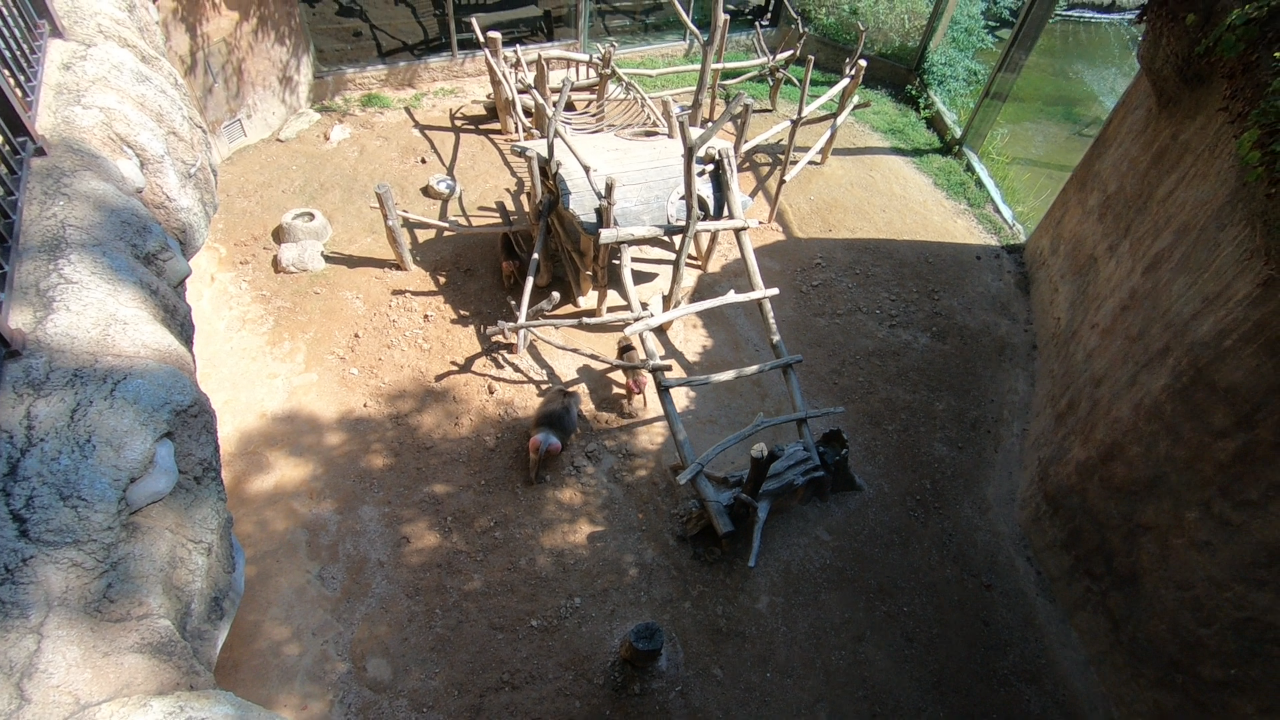
#> input picture img/frame1.png, 1280 x 720 px, found by its file name
$ python brief.py
#> lines starting #> are read from the running program, lines starting #| are printed output that depends on the picture
import numpy as np
import scipy.ndimage as ndimage
from PIL import Image
from fast import fast_corner_detection
import time
from PIL import ImageDraw

class BRIEFDescriptor:
    # [371 lines left out: functions __init__, generate_pattern, compute, hamming_distance, test_brief, apply_nms and 5 more, not called in this run]


if __name__ == "__main__":
    # test_brief()
    image1 = Image.open('../../img/frame1.png').convert('L')
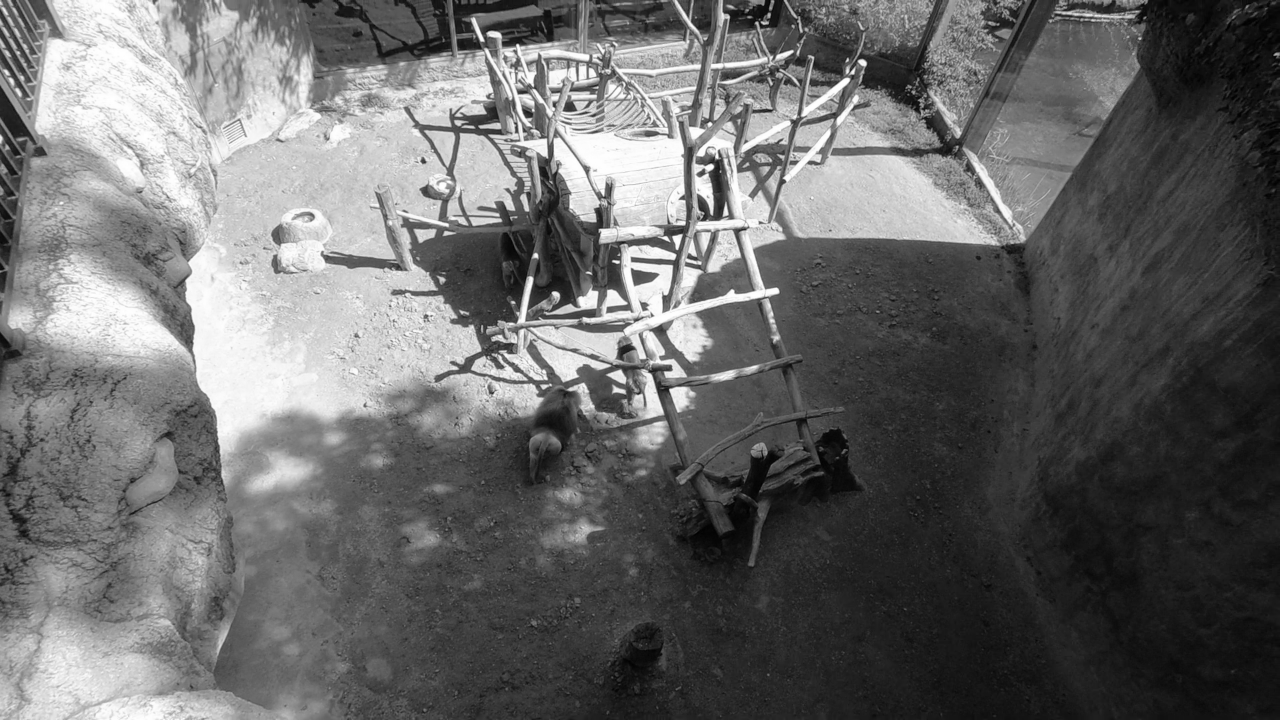
#> image1: PIL image 1280x720 L; min 0, max 255, mean 105.1
    image2 = Image.open('../../img/frame2.png').convert('L')
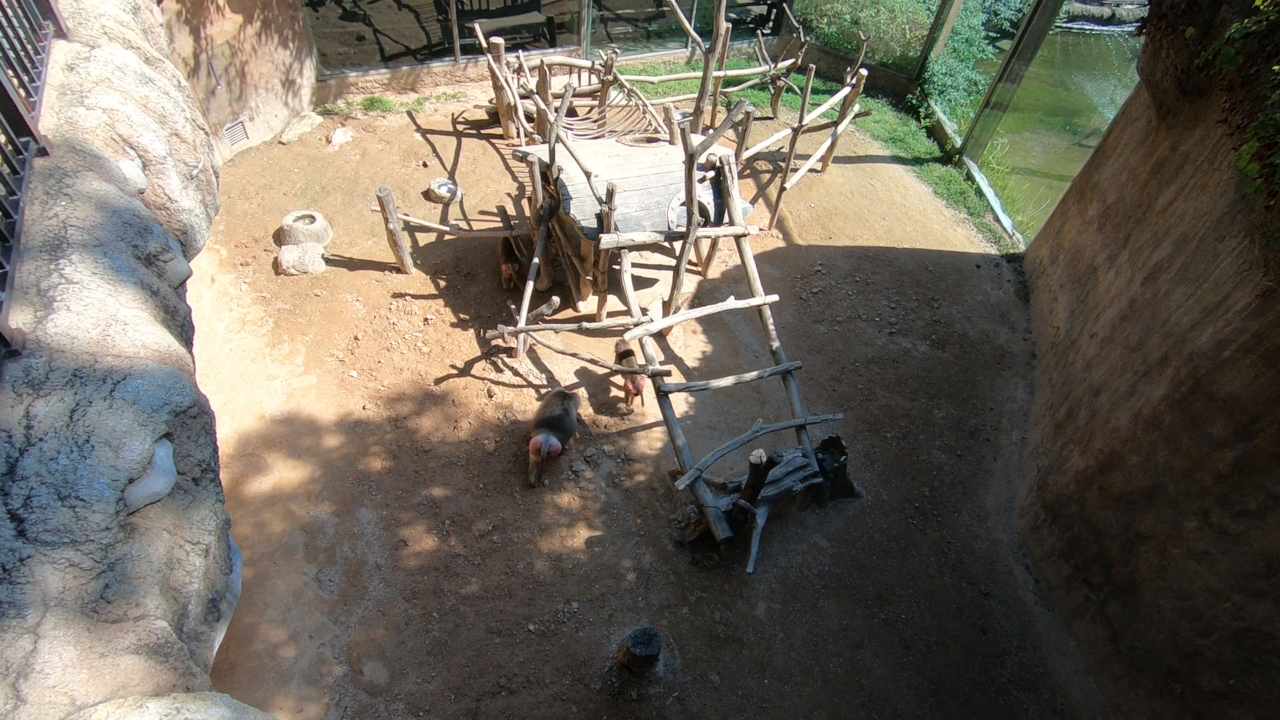
#> input picture img/frame2.png, 1280 x 720 px, found by its file name
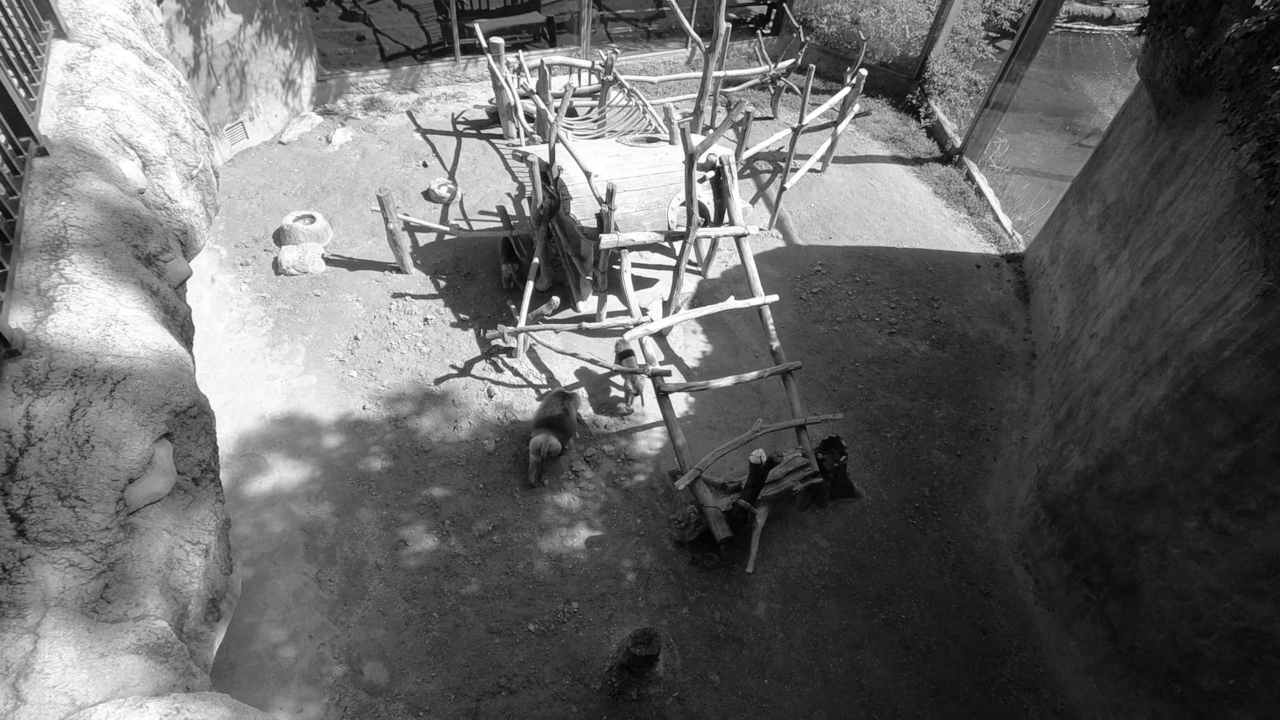
#> image2: PIL image 1280x720 L; min 0, max 255, mean 105
    image1 = image1.resize((1280, 720))
    image2 = image2.resize((1280, 720))
#> (the run stopped early here; a loop or call above may not have finished)
